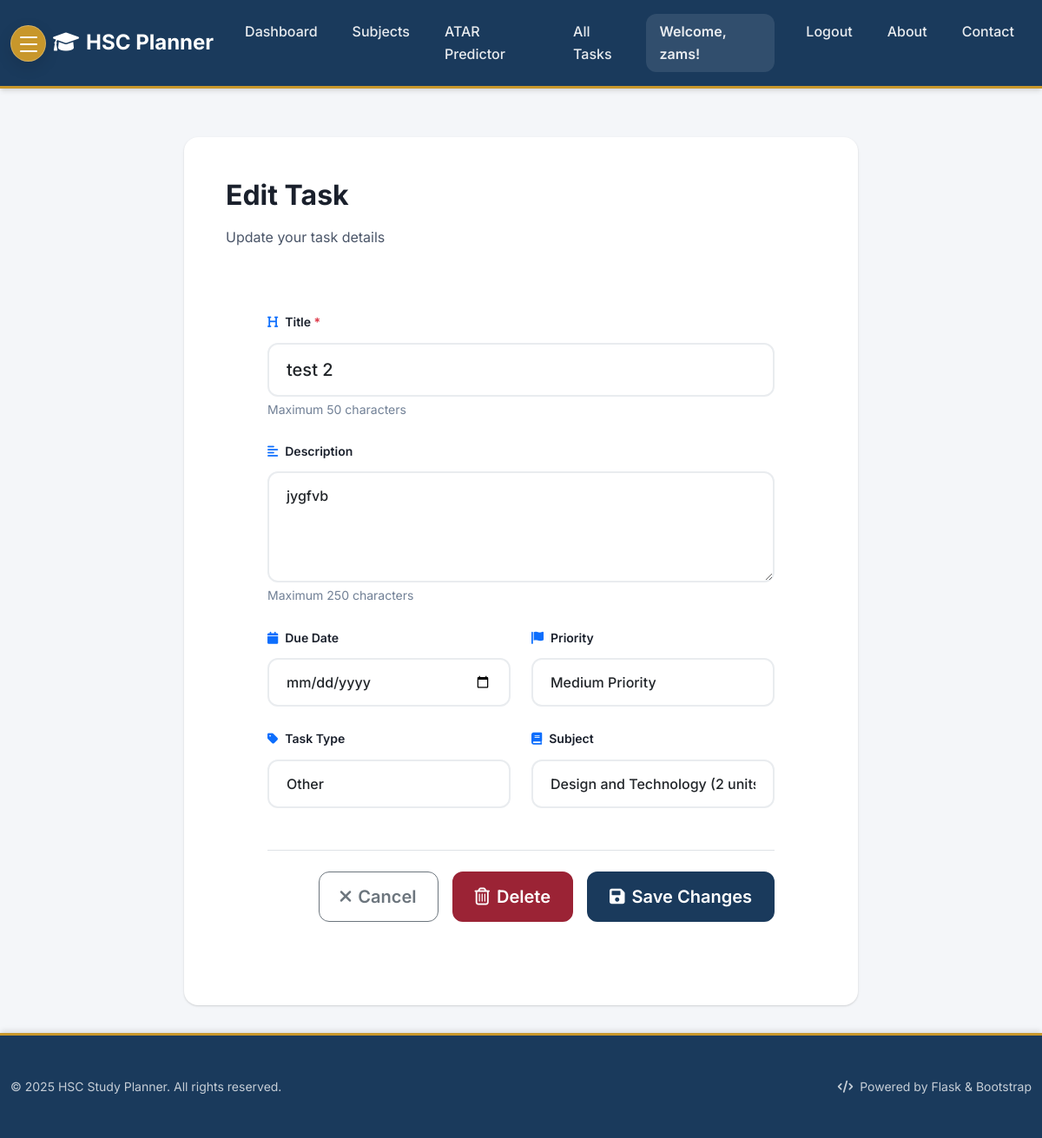
Page /task/35/edit (signed in) on the committed database.
### tables this page shows
CREATE TABLE users (
    id INTEGER PRIMARY KEY AUTOINCREMENT,
    username TEXT UNIQUE NOT NULL,
    password_hash TEXT NOT NULL,
    email TEXT UNIQUE NOT NULL
);

CREATE TABLE tasks (
    id INTEGER PRIMARY KEY AUTOINCREMENT,
    user_id INTEGER NOT NULL,
    title TEXT NOT NULL,
    description TEXT,
    due_date TEXT,
    priority TEXT NOT NULL DEFAULT 'medium',
    status TEXT NOT NULL DEFAULT 'not_started',
    category_id INTEGER,
    completed_at TEXT, subject_id INTEGER REFERENCES subjects(id),
    FOREIGN KEY (user_id) REFERENCES users (id),
    FOREIGN KEY (category_id) REFERENCES categories (id)
);

CREATE TABLE subjects (
                id INTEGER PRIMARY KEY AUTOINCREMENT,
                name TEXT NOT NULL,
                user_id INTEGER NOT NULL,
                units INTEGER NOT NULL DEFAULT 2,
                target_mark INTEGER,
                FOREIGN KEY (user_id) REFERENCES users (id),
                UNIQUE(user_id, name)
            );

### Task_Organiser/app.py (the view, shortened to what this page needs)
    @app.route("/task/<int:task_id>/edit", methods=["GET", "POST"])
    @login_required
    def edit_task(task_id):
        db = get_db()
        task = db.execute(
            "SELECT * FROM tasks WHERE id = ? AND user_id = ?", (task_id, g.user["id"])
        ).fetchone()
        if task is None:
            flash("Task not found", "error")
            return redirect(url_for("index"))
        subjects = db.execute(
            "SELECT * FROM subjects WHERE user_id = ? ORDER BY name", (g.user["id"],)
        ).fetchall()
        return render_template("edit_task.html", task=dict(task), subjects=subjects)

### Task_Organiser/app.py (called while the page is built)
def login_required(view):
    @wraps(view)
    def wrapped_view(**kwargs):
        if g.user is None:
            return redirect(url_for("login"))
        return view(**kwargs)
    return wrapped_view

### Task_Organiser/db.py (called while the page is built)
def get_db() -> sqlite3.Connection:
    if "db" not in g:
        database_path = current_app.config["DATABASE"]
        g.db = sqlite3.connect(database_path)
        g.db.row_factory = sqlite3.Row
    return g.db

### Task_Organiser/templates/edit_task.html (shortened to what this page needs)
{% extends 'base.html' %}
{% block content %}
  <div class="row justify-content-center">
    <div class="col-lg-8 col-md-10 col-sm-12">
      <div class="card border-0 overflow-hidden" style="border-left: 4px solid var(--primary);">
        <div class="card-body p-4 p-md-5">
          <div class="mb-4">
            <h2 class="fw-bold">Edit Task</h2>
            <p class="text-secondary mb-0">Update your task details</p>
          </div>
        <div class="card-body p-4 p-lg-5">
          <form method="post" action="{{ url_for('edit_task', task_id=task.id) }}">
            <div class="mb-4">
              <label for="title" class="form-label fw-semibold">
                <i class="fas fa-heading me-2 text-primary"></i>Title
                <span class="text-danger">*</span>
              </label>
              <input type="text" class="form-control form-control-lg" id="title" name="title" required
                     value="{{ task.title }}"
                     placeholder="Enter task title"
                     maxlength="50"
                     style="border-radius: 12px; border: 2px solid #e9ecef; transition: all 0.3s ease;">
              <small class="text-muted mt-1 d-block">Maximum 50 characters</small>
            </div>
            <div class="mb-4">
              <label for="description" class="form-label fw-semibold">
                <i class="fas fa-align-left me-2 text-primary"></i>Description
              </label>
              <textarea class="form-control" id="description" name="description"
                        rows="4"
                        placeholder="Add task description (optional)"
                        maxlength="250"
                        style="border-radius: 12px; border: 2px solid #e9ecef; transition: all 0.3s ease; resize: vertical;">{{ task.description or '' }}</textarea>
              <small class="text-muted mt-1 d-block">Maximum 250 characters</small>
            </div>
            <div class="row mb-4">
              <div class="col-md-6 col-sm-12 mb-3 mb-md-0">
                <label for="due_date" class="form-label fw-semibold">
                  <i class="fas fa-calendar me-2 text-primary"></i>Due Date
                </label>
                <input type="date" class="form-control" id="due_date" name="due_date"
                       value="{{ task.due_date or '' }}"
                       style="border-radius: 12px; border: 2px solid #e9ecef; transition: all 0.3s ease;">
              </div>
              <div class="col-md-6 col-sm-12">
                <label for="priority" class="form-label fw-semibold">
                  <i class="fas fa-flag me-2 text-primary"></i>Priority
                </label>
                <select class="form-select" id="priority" name="priority"
                        style="border-radius: 12px; border: 2px solid #e9ecef; transition: all 0.3s ease;">
                  <option value="medium" {% if not task.priority or task.priority == 'medium' %}selected{% endif %}>Medium Priority</option>
                </select>
              </div>
            </div>
            <div class="row mb-4">
              <div class="col-md-6 col-sm-12 mb-3 mb-md-0">
                <label for="task_type" class="form-label fw-semibold">
                  <i class="fas fa-tag me-2 text-primary"></i>Task Type
                </label>
                <select class="form-select" id="task_type" name="task_type"
                        style="border-radius: 12px; border: 2px solid #e9ecef; transition: all 0.3s ease;">
                  <option value="Other" {% if task.category_name not in ['Classwork', 'Homework', 'Assignments'] %}selected{% endif %}>Other</option>
                </select>
              </div>
              <div class="col-md-6 col-sm-12">
                <label for="subject_id" class="form-label fw-semibold">
                  <i class="fas fa-book me-2 text-primary"></i>Subject
                </label>
                <select class="form-select" id="subject_id" name="subject_id"
                        style="border-radius: 12px; border: 2px solid #e9ecef; transition: all 0.3s ease;">
                  {% for subject in subjects %}
                    <option value="{{ subject.id }}"
                            {% if task.subject_id == subject.id %}selected{% endif %}>
                      {{ subject.name }}
                      {% if subject.units %}({{ subject.units }} units){% endif %}
                    </option>
                  {% endfor %}
                </select>
              </div>
            </div>
            <div class="d-flex flex-column flex-sm-row justify-content-end gap-3 mt-5 pt-4 border-top">
              <a href="{{ url_for('index') }}"
                 class="btn btn-lg btn-outline-secondary px-4 py-2 d-flex align-items-center justify-content-center">
                <i class="fas fa-times me-2"></i> Cancel
              </a>
              <a href="{{ url_for('delete_task', task_id=task.id) }}"
                 class="btn btn-lg btn-danger d-flex align-items-center justify-content-center"
                 onclick="return confirm('Are you sure you want to delete this task? This cannot be undone.')">
                <i class="far fa-trash-alt me-2"></i> Delete
              </a>
              <button type="submit"
                      class="btn btn-lg btn-primary d-flex align-items-center justify-content-center">
                <i class="fas fa-save me-2"></i> Save Changes
              </button>
            </div>
          </form>
        </div>
      </div>
    </div>
  </div>
{% endblock %}

### Task_Organiser/templates/base.html (shortened to what this page needs)
<!DOCTYPE html>
<html lang="en">
<head>
    <link href="https://cdn.jsdelivr.net/npm/bootstrap@5.1.3/dist/css/bootstrap.min.css" rel="stylesheet">
    <link href="https://cdnjs.cloudflare.com/ajax/libs/font-awesome/6.0.0/css/all.min.css" rel="stylesheet">
</head>
<body>
    <nav class="navbar navbar-expand-lg navbar-dark">
        <div class="container">
            <button class="burger-menu-btn me-2" type="button" data-bs-toggle="offcanvas" data-bs-target="#appMenu" aria-controls="appMenu" aria-label="Open menu">
                <span></span>
                <span></span>
                <span></span>
            </button>
            <a class="navbar-brand" href="{{ url_for('index') }}">
                <i class="fas fa-graduation-cap me-2"></i>HSC Planner
            </a>
            <div class="navbar-collapse">
                <ul class="navbar-nav me-auto">
                    <li class="nav-item">
                        <a class="nav-link" href="{{ url_for('index') }}">Dashboard</a>
                    </li>
                    <li class="nav-item">
                        <a class="nav-link" href="{{ url_for('subjects') }}">Subjects</a>
                    </li>
                    <li class="nav-item">
                        <a class="nav-link" href="{{ url_for('atar') }}">ATAR Predictor</a>
                    </li>
                    <li class="nav-item">
                        <a class="nav-link" href="{{ url_for('index') }}?view=all">All Tasks</a>
                    </li>
                </ul>
                <div class="navbar-nav ms-auto">
                    {% if g.user %}
                        <span class="navbar-text me-3">Welcome, {{ g.user.username }}!</span>
                        <a class="nav-link" href="{{ url_for('logout') }}" onclick="return confirm('Are you sure you want to logout?')">Logout</a>
                    {% else %}
                        <a class="nav-link" href="{{ url_for('login') }}">Login</a>
                        <a class="nav-link" href="{{ url_for('register') }}">Register</a>
                    {% endif %}
                    <a class="nav-link" href="{{ url_for('about') }}">About</a>
                    <a class="nav-link" href="{{ url_for('contact') }}">Contact</a>
                </div>
            </div>
        </div>
    </nav>
    <main class="container mt-4">
            {% block content %}{% endblock %}
        </main>
    <footer class="footer mt-auto">
        <div class="container py-2 py-md-3">
            <div class="row align-items-center">
                <div class="col-12 col-md-6">
                    <p class="mb-0 opacity-75 small">&copy; 2025 HSC Study Planner. All rights reserved.</p>
                </div>
                <div class="col-12 col-md-6 text-md-end">
                    <p class="mb-0 opacity-75 small">
                        <i class="fas fa-code me-1"></i>
                        Powered by Flask & Bootstrap
                    </p>
                </div>
            </div>
        </div>
    </footer>
</body>
</html>

### Task_Organiser/templates/base.html (style rules this page uses)
:root { --primary: #1a3a5c; --primary-light: #2c5282; --accent: #c8972b; --success: #276749; --danger: #9b2335; --warning: #d69e2e; --info: #3182ce; --bg: #f4f6f9; --card-bg: #ffffff; --text-primary: #1a202c; --text-secondary: #4a5568; --border: #cbd5e0; --text-muted: #718096; --shadow-sm: 0 1px 3px 0 rgba(0, 0, 0, 0.1), 0 1px 2px 0 rgba(0, 0, 0, 0.06); --shadow-md: 0 4px 6px -1px rgba(0, 0, 0, 0.1), 0 2px 4px -1px rgba(0, 0, 0, 0.06); --shadow-lg: 0 10px 15px -3px rgba(0, 0, 0, 0.1), 0 4px 6px -2px rgba(0, 0, 0, 0.05); --shadow-xl: 0 20px 25px -5px rgba(0, 0, 0, 0.1), 0 10px 10px -5px rgba(0, 0, 0, 0.04); --border-radius-sm: 0.5rem; --border-radius-md: 0.75rem; --border-radius-lg: 1rem; --border-radius-xl: 1.5rem; }
* { margin: 0; padding: 0; box-sizing: border-box; }
body { font-family: 'Inter', -apple-system, BlinkMacSystemFont, sans-serif; background: var(--bg); color: var(--text-primary); line-height: 1.6; min-height: 100vh; display: flex; flex-direction: column; }
.navbar { background: var(--primary); box-shadow: var(--shadow-md); border-bottom: 3px solid var(--accent); padding: 1rem 0; }
.navbar-brand { font-family: 'Inter', sans-serif; font-weight: 700; font-size: 1.5rem; color: white !important; }
.nav-link { font-weight: 500; color: rgba(255,255,255,0.9) !important; transition: all 0.3s ease; border-radius: var(--border-radius-md); margin: 0 0.25rem; padding: 0.5rem 1rem !important; }
.navbar-text { color: rgba(255,255,255,0.9) !important; font-weight: 600; background: rgba(255,255,255,0.1); padding: 0.5rem 1rem; border-radius: var(--border-radius-md); }
.card { border: 1px solid var(--border); border-radius: var(--border-radius-lg); box-shadow: var(--shadow-sm); transition: all 0.3s ease; background: var(--card-bg); }
.btn { font-weight: 600; border-radius: var(--border-radius-md); transition: all 0.3s ease; padding: 0.75rem 1.5rem; text-transform: none; letter-spacing: 0; }
.btn-primary { background: var(--primary); color: white; border: 2px solid var(--primary); }
.btn-danger { background: var(--danger); color: white; border: 2px solid var(--danger); }
.form-control, .form-select { border: 2px solid var(--border); border-radius: var(--border-radius-md); padding: 0.875rem 1.25rem; font-weight: 500; transition: all 0.3s ease; background: white; }
.form-label { font-weight: 600; color: var(--text-primary); margin-bottom: 0.75rem; text-transform: none; letter-spacing: 0; font-size: 0.875rem; }
h1, h2, h3, h4, h5, h6 { font-weight: 700; color: var(--text-primary); margin-bottom: 1rem; }
h2 { font-size: 2rem; }
.text-muted { color: var(--text-muted) !important; }
.text-secondary { color: var(--text-secondary) !important; }
footer { background: var(--primary); color: white; border-top: 3px solid var(--accent); padding: 2rem 0; margin-top: auto; box-shadow: 0 -4px 6px -1px rgba(0, 0, 0, 0.1); }
main.container { padding-top: 2rem; padding-bottom: 2rem; flex: 1; }
@media (max-width: 1200px) { .container { max-width: 100%; } }
.burger-menu-btn { width: 42px; height: 42px; border-radius: 50%; display: inline-flex; align-items: center; justify-content: center; padding: 0; position: relative; background: var(--accent); border: 1px solid rgba(255,255,255,0.25); box-shadow: 0 6px 18px rgba(0, 0, 0, 0.12); }
.burger-menu-btn span { display: block; width: 20px; height: 2px; border-radius: 2px; background: #fff; position: absolute; left: 50%; transform: translateX(-50%); transition: transform 0.2s ease, opacity 0.2s ease; }
.burger-menu-btn span:nth-child(1) { top: 12px; }
.burger-menu-btn span:nth-child(2) { top: 20px; }
.burger-menu-btn span:nth-child(3) { top: 28px; }

### rows in the picture
users: user.username "zams"
tasks: title "test 2", description "jygfvb", priority "Medium Priority", subject_id "Design and Technology (2 units)"
